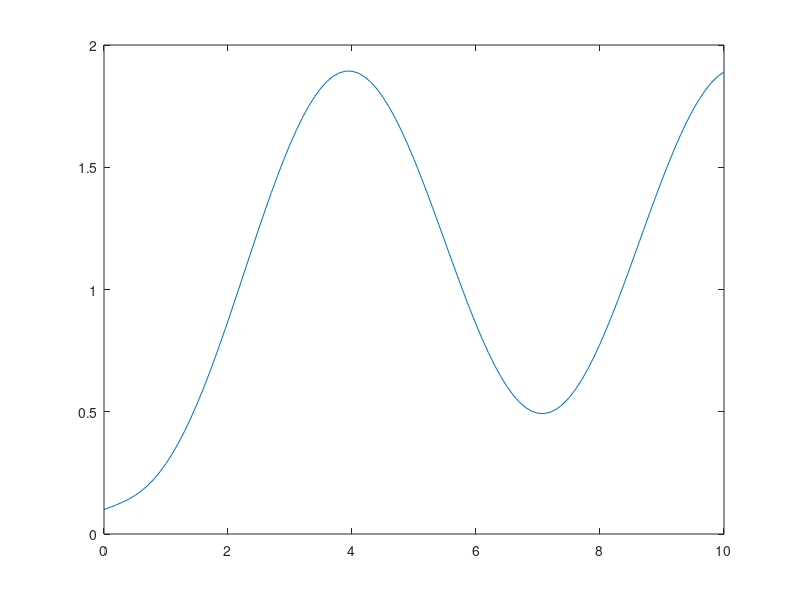

This chart was generated by the following MATLAB code: (Note: this script raises an error after producing the figure.)
% system model
A = [-1 0; 1 0];
B = [1;0];
C = [0 1];
D = 0;
h = 0.1;
time = 10; % simulation time in seconds

% case 1
[u1,t] = gensig('sin', 2*pi, time , h);
x0 = [0.1; 0.1];
sys = ss(A,B,C,D); % construct system model automatically

figure(1);
[y_lsim_sin,~,~] = lsim(sys, u1, t, x0) % simulation of response
plot(t,y_lsim_sin);
title('Response y for u = sin(x), x(0) = (' + strjoin(string(x0),',')+')')

% case 2
U_2 = zeros(size(t));
X_0_2 = [5;5];
figure(2);
lsim(sys, U_2, t, X_0_2);
title('Response y to u = 0, x(0) = (' + strjoin(string(X_0_2),',')+')')

% Task 2
% [t,y] = forward_euler(h, time, X_0,U);
[t,y_euler_sin] = forward_euler(h, time, x0,u1);
figure(3);
y_lsim_sin = y_lsim_sin'
plot(t,y_euler_sin,t,y_lsim_sin);
title('Explicit euler vs. lsim')

% implicit euler- how to get x_k?
[t,y2] = backward_euler(h, time, x0,u1);
figure(4);
plot(t,y2,t,y_lsim_sin);
title('Implicit euler vs. lsim')


figure(5)
sysd = c2d(sys, h);
[Ysind,~,~] = lsim(sysd, u1, t, x0);
plot(t,Ysind,t,y_lsim_sin,t,y_euler_sin, t, y2);
title('explicit euler vs. c2d vs. lsim vs. implicit euler');
legend('c2d','lsim','explicit euler', 'implicit euler');



function [t,y] = forward_euler(h,time,x_0,u)
    k_max = int16(time/h)+1;
    assert(length(u) == k_max);
    t = 0:h:time;
    n = size(x_0,1);
    x = zeros(n,length(u));
    
    for i = 0:k_max-1
        if i == 0
            x(:,i+1) = x_0; % matlab indices start at 1
        else
%             x(:,i+1) = x(:,i) + h*([-1 0; 1 0] * x(:,i) + [u(i);0]);
            x(:,i+1) = x(:,i) + h * ([-x(1,i) + u(i); x(1,i)]);
        end
    end
    y = x(2,:);
end
        

function [t,y] = backward_euler(h,time,x_0,u)
    k_max = int16(time/h)+1;
    assert(length(u) == k_max);
    t = 0:h:time;
    n = size(x_0,1);
    x = zeros(n,length(u));
    
    for i = 0:k_max-1
        if i == 0
            x(:,i+1) = x_0; % matlab indices start at 1
        else
%             x(:,i+1) = x(:,i) + h*([-1 0; 1 0] * x(:,i) + [u(i);0]);
%             x(:,i+1) = x(:,i) + h * ([-x(1,i) + u(i); x(1,i)]);
           x(1,i+1) = (x(1,i) + h*u(i+1))/(1+h);
           x(2,i+1) = x(2,i) + h*x(1,i+1);
    end
    y = x(2,:);
    end

end